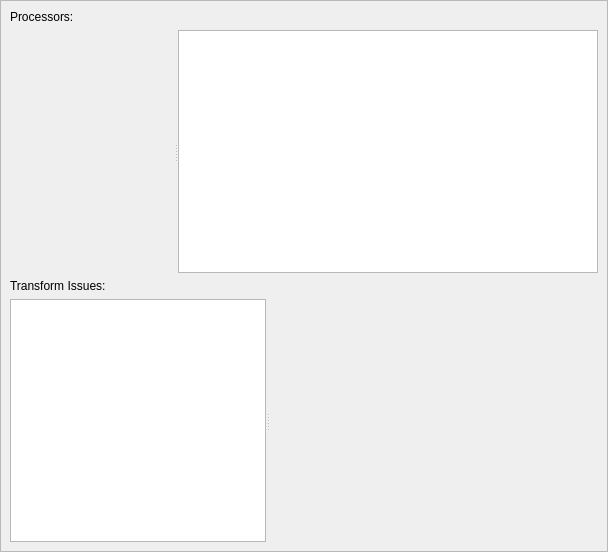
<?xml version="1.0" encoding="UTF-8"?>
<ui version="4.0">
 <class>AssetCuratorPanel</class>
 <widget class="QDockWidget" name="AssetCuratorPanel">
  <property name="geometry">
   <rect>
    <x>0</x>
    <y>0</y>
    <width>608</width>
    <height>552</height>
   </rect>
  </property>
  <property name="windowIcon">
   <iconset resource="../../../../Code/Tools/GuiFoundation/QtResources/resources.qrc">
    <normaloff>:/GuiFoundation/Icons/Log.png</normaloff>:/GuiFoundation/Icons/Log.png</iconset>
  </property>
  <property name="windowTitle">
   <string>Asset Curator</string>
  </property>
  <widget class="QFrame" name="dockWidgetContents">
   <property name="frameShape">
    <enum>QFrame::StyledPanel</enum>
   </property>
   <property name="frameShadow">
    <enum>QFrame::Sunken</enum>
   </property>
   <property name="lineWidth">
    <number>1</number>
   </property>
   <property name="midLineWidth">
    <number>0</number>
   </property>
   <layout class="QVBoxLayout" name="verticalLayout">
    <item>
     <layout class="QHBoxLayout" name="horizontalLayout">
      <item>
       <widget class="QLabel" name="label">
        <property name="text">
         <string>Processors:</string>
        </property>
       </widget>
      </item>
      <item>
       <widget class="ezQtCuratorControl" name="CuratorControl" native="true">
        <property name="sizePolicy">
         <sizepolicy hsizetype="Preferred" vsizetype="Preferred">
          <horstretch>1</horstretch>
          <verstretch>0</verstretch>
         </sizepolicy>
        </property>
       </widget>
      </item>
     </layout>
    </item>
    <item>
     <widget class="QSplitter" name="splitter">
      <property name="sizePolicy">
       <sizepolicy hsizetype="Expanding" vsizetype="Expanding">
        <horstretch>0</horstretch>
        <verstretch>0</verstretch>
       </sizepolicy>
      </property>
      <property name="orientation">
       <enum>Qt::Horizontal</enum>
      </property>
      <widget class="ezQtLogWidget" name="CuratorLog" native="true"/>
      <widget class="QListView" name="Processors">
       <property name="sizePolicy">
        <sizepolicy hsizetype="Expanding" vsizetype="Expanding">
         <horstretch>0</horstretch>
         <verstretch>1</verstretch>
        </sizepolicy>
       </property>
      </widget>
     </widget>
    </item>
    <item>
     <widget class="QLabel" name="label_2">
      <property name="text">
       <string>Transform Issues:</string>
      </property>
     </widget>
    </item>
    <item>
     <widget class="QSplitter" name="splitter_2">
      <property name="sizePolicy">
       <sizepolicy hsizetype="Expanding" vsizetype="Expanding">
        <horstretch>0</horstretch>
        <verstretch>0</verstretch>
       </sizepolicy>
      </property>
      <property name="orientation">
       <enum>Qt::Horizontal</enum>
      </property>
      <widget class="QListView" name="ListAssets"/>
      <widget class="ezQtLogWidget" name="TransformLog" native="true">
       <property name="sizePolicy">
        <sizepolicy hsizetype="Expanding" vsizetype="Expanding">
         <horstretch>1</horstretch>
         <verstretch>1</verstretch>
        </sizepolicy>
       </property>
      </widget>
     </widget>
    </item>
   </layout>
  </widget>
 </widget>
 <customwidgets>
  <customwidget>
   <class>ezQtLogWidget</class>
   <extends>QWidget</extends>
   <header location="global">GuiFoundation/Widgets/LogWidget.moc.h</header>
   <container>1</container>
  </customwidget>
  <customwidget>
   <class>ezQtCuratorControl</class>
   <extends>QWidget</extends>
   <header location="global">EditorFramework/Panels/AssetBrowserPanel/CuratorControl.moc.h</header>
   <container>1</container>
  </customwidget>
 </customwidgets>
 <resources>
  <include location="../../../../Code/Tools/GuiFoundation/QtResources/resources.qrc"/>
 </resources>
 <connections/>
</ui>
